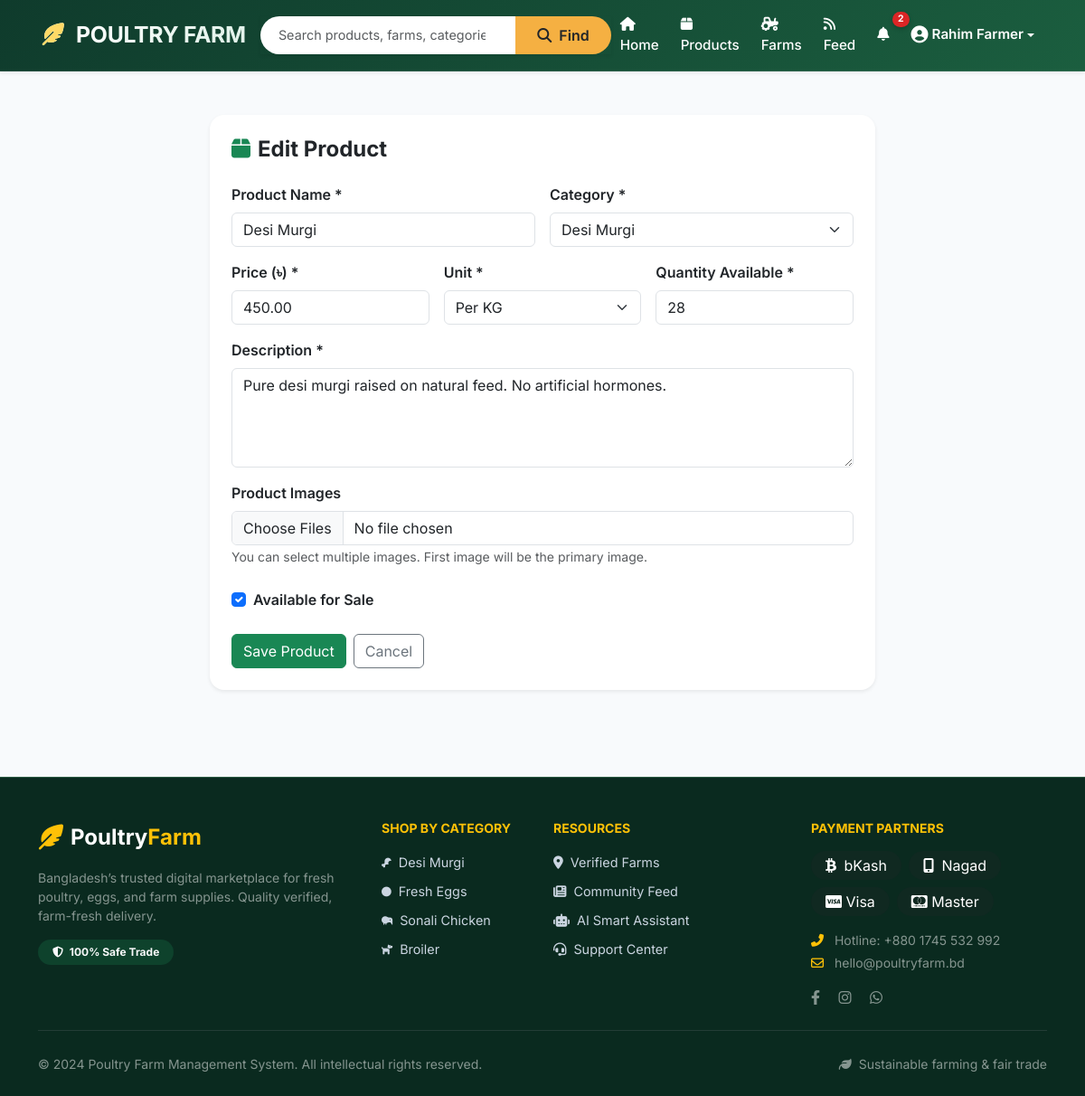
/products/1/edit/ (signed in), run on the app's committed database.
### accounts/models.py (models this page shows, shortened)
class User(AbstractBaseUser, PermissionsMixin):
    USER_TYPE_CHOICES = [
        ('buyer', 'Buyer'),
        ('seller', 'Seller'),
        ('admin', 'Admin'),
    ]
    email = models.EmailField(unique=True)
    full_name = models.CharField(max_length=150)
    phone_number = models.CharField(max_length=20)
    user_type = models.CharField(max_length=10, choices=USER_TYPE_CHOICES, default='buyer')
    profile_image = models.ImageField(upload_to='profiles/', null=True, blank=True)
    is_active = models.BooleanField(default=True)
    is_staff = models.BooleanField(default=False)
    date_joined = models.DateTimeField(default=timezone.now)
    USERNAME_FIELD = 'email'
    REQUIRED_FIELDS = ['full_name']
    objects = UserManager()
    @property
    def is_seller(self):
        return self.user_type == 'seller'
    @property
    def is_buyer(self):
        return self.user_type == 'buyer'

### products/models.py (models this page shows, shortened)
class Product(models.Model):
    seller = models.ForeignKey(User, on_delete=models.CASCADE, related_name='products')
    name = models.CharField(max_length=200)
    category = models.CharField(max_length=20, choices=CATEGORY_CHOICES)
    price = models.DecimalField(max_digits=10, decimal_places=2)
    unit = models.CharField(max_length=10, choices=UNIT_CHOICES, default='kg')
    quantity = models.PositiveIntegerField(default=0)
    description = models.TextField()
    is_available = models.BooleanField(default=True)
    is_featured = models.BooleanField(default=False)
    created_at = models.DateTimeField(auto_now_add=True)
    updated_at = models.DateTimeField(auto_now=True)

### products/views.py (the view)
# urls.py: path('<int:pk>/edit/', views.edit_product_view, name='edit_product'),
@login_required
def edit_product_view(request, pk):
    product = get_object_or_404(Product, pk=pk, seller=request.user)
    if request.method == 'POST':
        form = ProductForm(request.POST, instance=product)
        if form.is_valid():
            form.save()
            images = request.FILES.getlist('images')
            for i, img in enumerate(images):
                ProductImage.objects.create(product=product, image=img)
            messages.success(request, 'Product updated.')
            return redirect('products:seller_products')
    else:
        form = ProductForm(instance=product)
    return render(request, 'products/product_form.html', {
        'form': form, 'product': product, 'title': 'Edit Product'
    })

### products/forms.py
class ProductForm(forms.ModelForm):
    class Meta:
        model = Product
        fields = ['name', 'category', 'price', 'unit', 'quantity', 'description', 'is_available']
        widgets = {
            'name': forms.TextInput(attrs={'class': 'form-control'}),
            'category': forms.Select(attrs={'class': 'form-select'}),
            'price': forms.NumberInput(attrs={'class': 'form-control', 'step': '0.01'}),
            'unit': forms.Select(attrs={'class': 'form-select'}),
            'quantity': forms.NumberInput(attrs={'class': 'form-control'}),
            'description': forms.Textarea(attrs={'class': 'form-control', 'rows': 4}),
            'is_available': forms.CheckboxInput(attrs={'class': 'form-check-input'}),
        }

### notifications/context_processors.py (called while the page is built)
def notification_count(request):
    count = 0
    if request.user.is_authenticated:
        count = Notification.objects.filter(user=request.user, is_read=False).count()
    return {'notification_count': count}

### orders/context_processors.py (called while the page is built)
def cart_count(request):
    count = 0
    if request.user.is_authenticated and request.user.is_buyer:
        try:
            cart = Cart.objects.get(buyer=request.user)
            count = cart.get_item_count()
        except Cart.DoesNotExist:
            pass
    return {'cart_count': count}

### templates/products/product_form.html (shortened to what this page needs)
{% extends 'base.html' %}
{% block content %}
<div class="container py-4">
    <div class="row justify-content-center">
        <div class="col-md-8">
            <div class="card border-0 shadow-sm rounded-4">
                <div class="card-body p-4">
                    <h4 class="fw-bold mb-4"><i class="fas fa-box me-2 text-success"></i>{{ title }}</h4>
                    <form method="post" enctype="multipart/form-data">
                        <div class="row g-3">
                            <div class="col-md-6">
                                <label class="form-label fw-semibold">Product Name *</label>
                                {{ form.name }}
                            </div>
                            <div class="col-md-6">
                                <label class="form-label fw-semibold">Category *</label>
                                {{ form.category }}
                            </div>
                            <div class="col-md-4">
                                <label class="form-label fw-semibold">Price (৳) *</label>
                                {{ form.price }}
                            </div>
                            <div class="col-md-4">
                                <label class="form-label fw-semibold">Unit *</label>
                                {{ form.unit }}
                            </div>
                            <div class="col-md-4">
                                <label class="form-label fw-semibold">Quantity Available *</label>
                                {{ form.quantity }}
                            </div>
                            <div class="col-12">
                                <label class="form-label fw-semibold">Description *</label>
                                {{ form.description }}
                            </div>
                            <div class="col-12">
                                <label class="form-label fw-semibold">Product Images</label>
                                <input type="file" name="images" class="form-control" multiple accept="image/*">
                                <small class="text-muted">You can select multiple images. First image will be the primary image.</small>
                            </div>
                            <div class="col-12">
                                <div class="form-check">
                                    {{ form.is_available }}
                                    <label class="form-check-label fw-semibold">Available for Sale</label>
                                </div>
                            </div>
                        </div>
                        <div class="d-flex gap-2 mt-4">
                            <button type="submit" class="btn btn-success">Save Product</button>
                            <a href="{% url 'products:seller_products' %}" class="btn btn-outline-secondary">Cancel</a>
                        </div>
                    </form>
                </div>
            </div>
        </div>
    </div>
</div>
{% endblock %}

### templates/base.html (shortened to what this page needs)
<!DOCTYPE html>
<html lang="en">
<head>
    {% load static %}
    <link href="https://cdn.jsdelivr.net/npm/bootstrap@5.3.0/dist/css/bootstrap.min.css" rel="stylesheet">
    <link href="https://cdnjs.cloudflare.com/ajax/libs/font-awesome/6.4.0/css/all.min.css" rel="stylesheet">
</head>
<body>
<nav class="navbar navbar-expand-lg navbar-premium sticky-top shadow-sm">
    <div class="container px-2 px-lg-3">
        <a class="navbar-brand fw-bold" href="{% url 'home' %}">
            <i class="fas fa-feather-alt me-2" style="color: #ffd966;"></i> POULTRY FARM
        </a>
        <div class="collapse navbar-collapse" id="navbarNav">
            <form class="d-flex mx-auto my-2 my-lg-0 w-100 w-lg-50" method="GET" action="{% url 'products:product_list' %}">
                <div class="input-group shadow-sm">
                    <input class="form-control search-bar" type="search" name="q" placeholder="Search products, farms, categories..." value="{{ request.GET.q }}" aria-label="Search">
                    <button class="btn search-btn" type="submit"><i class="fas fa-search me-1"></i> Find</button>
                </div>
            </form>
            <ul class="navbar-nav ms-auto mt-3 mt-lg-0 align-items-center gap-1">
                <li class="nav-item"><a class="nav-link text-white" href="{% url 'home' %}"><i class="fas fa-home me-1"></i> Home</a></li>
                <li class="nav-item"><a class="nav-link text-white" href="{% url 'products:product_list' %}"><i class="fas fa-box me-1"></i> Products</a></li>
                <li class="nav-item"><a class="nav-link text-white" href="{% url 'farms:farm_list' %}"><i class="fas fa-tractor me-1"></i> Farms</a></li>
                <li class="nav-item"><a class="nav-link text-white" href="{% url 'social:feed' %}"><i class="fas fa-rss me-1"></i> Feed</a></li>
                {% if user.is_authenticated %}
                    <li class="nav-item position-relative">
                        <a class="nav-link text-white" href="{% url 'notifications:list' %}">
                            <i class="fas fa-bell"></i>
                            {% if notification_count > 0 %}
                            <span class="badge-counter">{{ notification_count }}</span>
                            {% endif %}
                        </a>
                    </li>
                    <li class="nav-item dropdown">
                        <a class="nav-link dropdown-toggle text-white d-flex align-items-center" href="#" id="navbarDropdown" role="button" data-bs-toggle="dropdown" aria-expanded="false">
                            <span class="fw-semibold">{{ user.full_name|truncatechars:14 }}</span>
                        </a>
                    </li>
                {% else %}
                    <li class="nav-item"><a class="btn btn-outline-light-custom me-2" href="{% url 'accounts:login' %}"><i class="fas fa-key me-1"></i> Login</a></li>
                    <li class="nav-item"><a class="btn btn-warning-custom" href="{% url 'accounts:register' %}"><i class="fas fa-user-plus me-1"></i> Register</a></li>
                {% endif %}
            </ul>
        </div>
    </div>
</nav>
<main class="py-4">
    {% block content %}{% endblock %}
</main>
<footer class="footer-premium text-white pt-5 pb-4 mt-5">
    <div class="container">
        <div class="row g-4">
            <div class="col-lg-4 col-md-6">
                <div class="d-flex align-items-center mb-3">
                    <i class="fas fa-feather-alt fs-3 me-2 text-warning"></i>
                    <span class="fw-bold fs-4">Poultry<span class="text-warning">Farm</span></span>
                </div>
                <p class="text-white-50 small lh-base">Bangladesh’s trusted digital marketplace for fresh poultry, eggs, and farm supplies. Quality verified, farm-fresh delivery.</p>
                <div class="mt-3">
                    <span class="badge bg-success bg-opacity-25 text-light px-3 py-2 rounded-pill"><i class="fas fa-shield-alt me-1"></i> 100% Safe Trade</span>
                </div>
            </div>
            <div class="col-lg-2 col-md-6">
                <h6 class="fw-bold text-uppercase small text-warning mb-3">Shop by Category</h6>
                <ul class="list-unstyled">
                    <li class="mb-2"><a href="{% url 'products:product_list' %}?category=desi_murgi" class="footer-link">Desi Murgi</a></li>
                    <li class="mb-2"><a href="{% url 'products:product_list' %}?category=egg" class="footer-link">Fresh Eggs</a></li>
                    <li class="mb-2"><a href="{% url 'products:product_list' %}?category=sonali" class="footer-link">Sonali Chicken</a></li>
                    <li class="mb-2"><a href="{% url 'products:product_list' %}?category=broiler" class="footer-link">Broiler</a></li>
                </ul>
            </div>
            <div class="col-lg-3 col-md-6">
                <h6 class="fw-bold text-uppercase small text-warning mb-3">Resources</h6>
                <ul class="list-unstyled">
                    <li class="mb-2"><a href="{% url 'farms:farm_list' %}" class="footer-link"><i class="fas fa-map-marker-alt me-2"></i>Verified Farms</a></li>
                    <li class="mb-2"><a href="{% url 'social:feed' %}" class="footer-link"><i class="fas fa-newspaper me-2"></i>Community Feed</a></li>
                    {% if user.is_authenticated %}
                    <li class="mb-2"><a href="{% url 'chat:ai_chat' %}" class="footer-link"><i class="fas fa-robot me-2"></i>AI Smart Assistant</a></li>
                    {% endif %}
                    <li class="mb-2"><a href="#" class="footer-link"><i class="fas fa-headset me-2"></i>Support Center</a></li>
                </ul>
            </div>
            <div class="col-lg-3 col-md-6">
                <h6 class="fw-bold text-uppercase small text-warning mb-3">Payment Partners</h6>
                <div class="d-flex flex-wrap gap-2 mb-3">
                    <span class="bg-dark bg-opacity-25 px-3 py-1 rounded-pill"><i class="fab fa-btc me-1"></i> bKash</span>
                    <span class="bg-dark bg-opacity-25 px-3 py-1 rounded-pill"><i class="fas fa-mobile-alt me-1"></i> Nagad</span>
                    <span class="bg-dark bg-opacity-25 px-3 py-1 rounded-pill"><i class="fab fa-cc-visa"></i> Visa</span>
                    <span class="bg-dark bg-opacity-25 px-3 py-1 rounded-pill"><i class="fab fa-cc-mastercard"></i> Master</span>
                </div>
                <p class="text-white-50 small mb-1"><i class="fas fa-phone-alt me-2 text-warning"></i> Hotline: +880 1745 532 992</p>
                <p class="text-white-50 small"><i class="far fa-envelope me-2 text-warning"></i> hello@poultryfarm.bd</p>
                <div class="mt-2">
                    <a href="#" class="text-white-50 me-3"><i class="fab fa-facebook-f"></i></a>
                    <a href="#" class="text-white-50 me-3"><i class="fab fa-instagram"></i></a>
                    <a href="#" class="text-white-50"><i class="fab fa-whatsapp"></i></a>
                </div>
            </div>
        </div>
        <hr class="border-secondary my-4">
        <div class="row align-items-center">
            <div class="col-md-6 text-center text-md-start">
                <p class="small text-white-50 mb-0">&copy; 2024 Poultry Farm Management System. All intellectual rights reserved.</p>
            </div>
            <div class="col-md-6 text-center text-md-end mt-2 mt-md-0">
                <span class="small text-white-50"><i class="fas fa-leaf me-1"></i> Sustainable farming & fair trade</span>
            </div>
        </div>
    </div>
</footer>
</body>
</html>

### templates/base.html (style rules this page uses)
* { margin: 0; padding: 0; box-sizing: border-box; }
body { font-family: 'Inter', sans-serif; background: #f8fafc; color: #0f172a; scroll-behavior: smooth; }
.navbar-premium { background: linear-gradient(135deg, #0f3b2c 0%, #1b5e3f 100%); box-shadow: 0 8px 20px rgba(0, 0, 0, 0.08); border-bottom: 1px solid rgba(255,255,255,0.1); }
.navbar-brand { font-weight: 700; letter-spacing: -0.3px; font-size: 1.55rem; background: linear-gradient(120deg, #fff, #e0f2e9); -webkit-background-clip: text; background-clip: text; color: transparent !important; }
.nav-link { font-weight: 500; font-size: 0.95rem; transition: all 0.2s ease; margin: 0 2px; }
.search-bar { border-radius: 60px; border: none; padding: 10px 20px; font-size: 0.9rem; box-shadow: 0 2px 8px rgba(0,0,0,0.02); }
.search-btn { border-radius: 60px; padding: 0 24px; background: #f5b042; border: none; font-weight: 600; }
.badge-counter { position: absolute; top: -6px; right: -12px; background: #dc2626; color: white; font-size: 0.65rem; font-weight: 700; padding: 3px 6px; border-radius: 50px; line-height: 1; box-shadow: 0 2px 5px rgba(0,0,0,0.2); }
.footer-premium { background: #0a2a1f; border-top: 1px solid #2c5a42; }
.footer-link { color: #cbd5e1; text-decoration: none; font-size: 0.9rem; transition: color 0.2s; }
main { animation: fadeInUp 0.4s ease-out; }

### data on the page
User: full_name "Rahim Farmer"
Product: name "Desi Murgi", category "Desi Murgi", price "450.00", unit "Per KG", quantity "28", description "Pure desi murgi raised on natural feed. No artificial hormones.", is_available "☑"

### other printed values
{{ notification_count }} "2"
{{ title }} "Edit Product"
